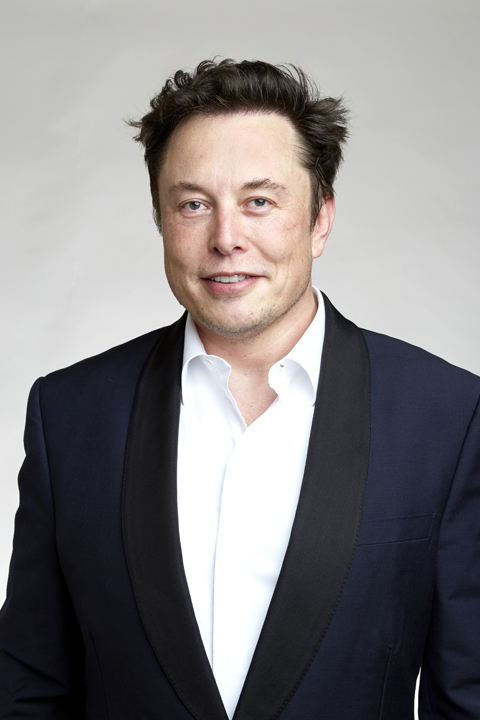
#> input picture El.jpg, 480 x 720 px
$ python masking.py
#> lines starting #> are read from the running program, lines starting #| are printed output that depends on the picture; after the words box and inside, x2 and y2 are one past the last pixel; in counts of white or black regions, pixels touching at a corner belong together
import cv2 as cv
import numpy as np

img = cv.imread('El.jpg')
#> img is the input picture: shape (720, 480, 3); mean B, G, R 129.9, 128.8, 131.8

blank = np.zeros(img.shape[:2],dtype='uint8')
# [7 lines of commented-out code are left out]
circle = cv.circle(blank.copy(),(img.shape[1]//2+45,img.shape[0]//2),100,255,-1)
rectangle = cv.rectangle(blank.copy(),(30,30),(370,370),255,-1)
weird_shape = cv.bitwise_and(circle,rectangle)
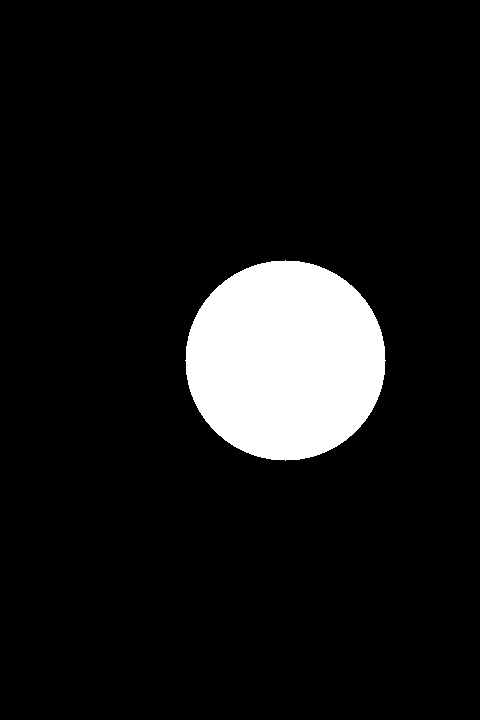
#> circle: shape (720, 480); 9.1% white; 1 white region, box (x1, y1, x2, y2) and area: (185, 260, 386, 461) 31417
cv.imshow('Weird Shape',weird_shape)
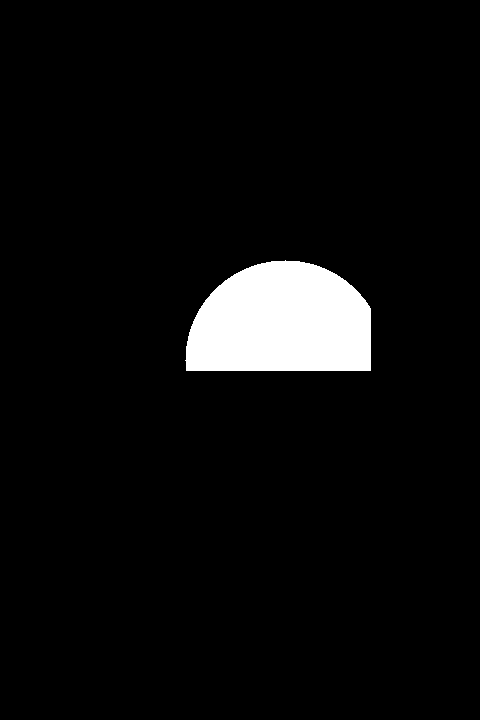
#> window 'Weird Shape': shape (720, 480); 5% white; 1 white region, box (x1, y1, x2, y2) and area: (185, 260, 371, 371) 17143

masked = cv.bitwise_and(img,img,mask=weird_shape)
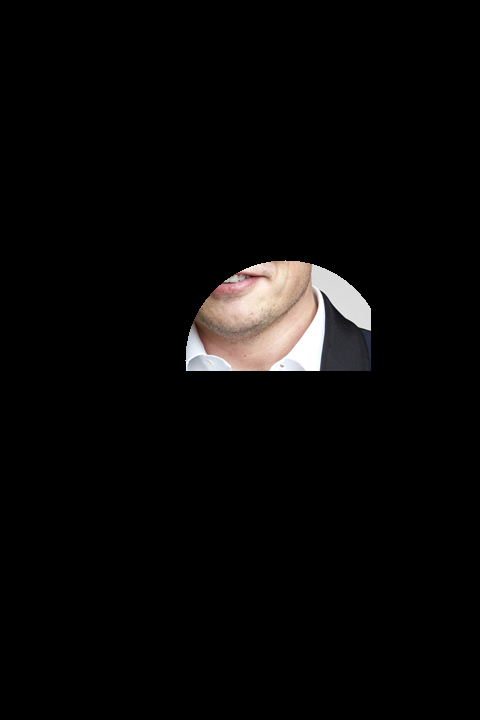
#> masked: shape (720, 480, 3); mean B, G, R 7.7, 8.1, 9
cv.imshow('Weird Shape Masked Image',masked)
cv.waitKey(0)
cv.destroyAllWindows()
